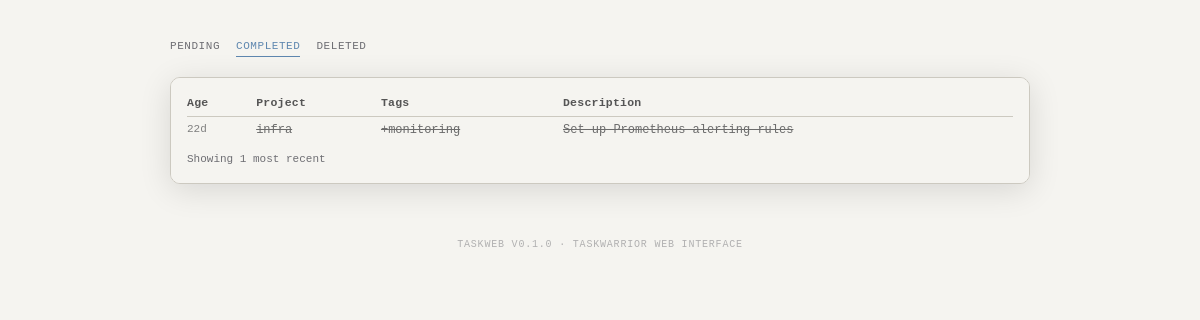
Page /completed on the committed database.
### tables this page shows
CREATE TABLE tasks (uuid STRING PRIMARY KEY, data STRING);

### taskweb/server.py (the view)
    @app.route("/completed")
    def completed():
        page = max(1, request.args.get("page", 1, type=int))
        all_tasks = get_completed_tasks()
        pending = get_pending_tasks()
        derived = derive_from_tasks(pending)
        total = len(all_tasks)
        total_pages = max(1, (total + PER_PAGE - 1) // PER_PAGE)
        page = min(page, total_pages)
        tasks = all_tasks[(page - 1) * PER_PAGE : page * PER_PAGE]
        return render_template(
            "completed.html",
            tasks=tasks,
            counts={**derived["counts"], "completed": total},
            page=page,
            total_pages=total_pages,
        )

### taskweb/tasks.py (called while the page is built, shortened)
def _db_path() -> Path:
    data_dir = os.environ.get("TASKDATA", os.path.expanduser("~/.local/share/task"))
    return Path(data_dir) / "taskchampion.sqlite3"

def _connect() -> sqlite3.Connection:
    conn = sqlite3.connect(str(_db_path()), timeout=10)
    conn.execute("PRAGMA journal_mode=WAL")
    return conn

def _calculate_urgency(due: str, priority: str, start: str, tags: list[str], status: str) -> float:
    urg = 0.0
    if due:
        try:
            days_until = (int(due) - time.time()) / 86400
            if days_until < 0:
                urg += 12.0
            elif days_until < 7:
                urg += 8.0
            elif days_until < 14:
                urg += 4.0
            else:
                urg += 1.0
        except (ValueError, TypeError):
            pass
    if priority == "H":
        urg += 6.0
    elif priority == "M":
        urg += 3.9
    elif priority == "L":
        urg += 1.8
    if start:
        urg += 4.0
    if tags:
        urg += min(len(tags), 3) * 0.6
    return round(urg, 1)

def _get_working_set(conn: sqlite3.Connection) -> dict[str, int]:
    c = conn.cursor()
    c.execute("SELECT id, uuid FROM working_set")
    return {uuid: id_ for id_, uuid in c.fetchall()}

def get_tasks(status_filter: str = "") -> list[Task]:
    conn = _connect()
    try:
        working_set = _get_working_set(conn)
        c = conn.cursor()
        c.execute("SELECT uuid, data FROM tasks")
        tasks = []
        for uuid, data_str in c.fetchall():
            data = json.loads(data_str)
            if status_filter and data.get("status", "pending") != status_filter:
                continue
            tasks.append(_parse_task_data(uuid, data, working_set))
        tasks.sort(key=lambda t: t.urgency, reverse=True)
        return tasks
    finally:
        conn.close()

def get_pending_tasks(filter_str: str = "") -> list[Task]:
    tasks = get_tasks("pending")
    if not filter_str:
        return tasks

def get_completed_tasks() -> list[Task]:
    tasks = get_tasks("completed")
    tasks.sort(key=lambda t: t.end, reverse=True)
    return tasks

    @property
    def is_overdue(self) -> bool:
        if not self.due:
            return False
        try:
            due_ts = int(self.due)
            return due_ts < time.time()
        except (ValueError, TypeError):
            return False

### taskweb/templates/completed.html (shortened to what this page needs)
{% extends "base.html" %}
{% block content %}
<div class="window">
  <div class="content">
    {% if tasks %}
    <table class="tw">
      <thead>
        <tr>
          <th>Age</th>
          <th>Project</th>
          <th>Tags</th>
          <th>Description</th>
        </tr>
      </thead>
      <tbody>
        {% for task in tasks %}
        <tr>
          <td class="age">{{ task.age }}</td>
          <td class="done">{{ task.project }}</td>
          <td class="done">{% for t in task.tags %}+{{ t }}{% if not loop.last %} {% endif %}{% endfor %}</td>
          <td class="done">{{ task.description }}</td>
        </tr>
        {% endfor %}
      </tbody>
    </table>
    <div class="tw-footer">Showing {{ tasks|length }} most recent</div>
    {% else %}
    <div class="empty">No completed tasks yet.</div>
    {% endif %}
  </div>
</div>
{% endblock %}

### taskweb/static/style.css (style rules this page uses)
:root { --bg: #f5f4f0; --chrome: #eae8e2; --border: #ccc9c0; --text: #1c1c1e; --dim: #6e6e73; --tw-header:#555; --tw-id: #5f87af; --tw-age: #808080; --tw-proj: #5f8700; --tw-tag: #875faf; --tw-due: #d70000; --tw-due-ok:#5f87af; --tw-urg: #d75f00; --tw-urghi:#cc7700; --tw-done: #6c6c6c; --tw-desc: #1c1c1e; --tw-act: #5f8700; --tw-block:#af8700; --tw-recur:#008787; --tw-sep: #ccc9c0; --tw-cnt: #6e6e73; --tw-next: #5f5faf; --flash-success: #5f8700; --flash-error: #d70000; }
* { box-sizing:border-box;margin:0;padding:0 }
body { background: var(--bg); color: var(--text); font-family: -apple-system, BlinkMacSystemFont, 'SF Pro Text', 'Helvetica Neue', sans-serif; min-height: 100vh; display: flex; flex-direction: column; align-items: center; padding: 36px 20px 56px; transition: background .2s, color .2s; }
.window { width: 100%; max-width: 860px; border-radius: 10px; overflow: hidden; border: 1px solid var(--border); box-shadow: 0 6px 32px rgba(0,0,0,.12); margin-bottom: 24px; transition: border-color .2s; }
.content { background: var(--bg); padding: 14px 16px; font-family: 'SF Mono', monospace; font-size: 12px; line-height: 1.75; overflow-x: auto; transition: background .2s; }
table.tw { width: 100%; border-collapse: collapse; }
table.tw th { color: var(--tw-header); font-weight: 700; text-align: left; padding: 1px 14px 3px 0; border-bottom: 1px solid var(--tw-sep); white-space: nowrap; font-size: 11.5px; letter-spacing: .02em; }
table.tw td { padding: 3px 14px 3px 0; vertical-align: top; white-space: nowrap; }
table.tw th:last-child, table.tw td:last-child { padding-right: 0; }
.age { color: var(--tw-age); font-size: 11px }
.done { color: var(--tw-done); text-decoration: line-through }
.tw-footer { margin-top: 6px; color: var(--tw-cnt); font-size: 11px }

### rows in the picture
tasks: age "22d", project "infra", tags "monitoring", description "Set up Prometheus alerting rules"

### other values in the picture
{{ tasks|length }} "1"
